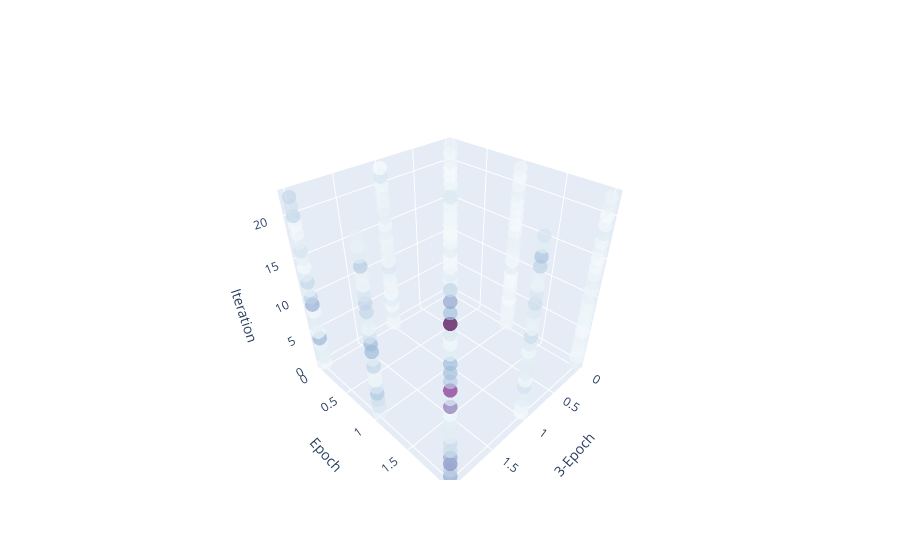

Source (notebook cell):
### Code cell
plot_tensor(errors.cpu(), ["3-Epoch", "Epoch", "Iteration"])

### Figure 1 — Plotly figure (JSON) as saved in the notebook; plotly's stock layout.template omitted (floating-point values rounded to 4 significant figures; data arrays with more than 128 entries replaced by an {"elided": "..."} marker saying what was removed)
{"data": [{"marker": {"color": {"elided": "207 float values"}, "colorscale": [[0, "rgb(247,252,253)"], [0.125, "rgb(224,236,244)"], [0.25, "rgb(191,211,230)"], [0.375, "rgb(158,188,218)"], [0.5, "rgb(140,150,198)"], [0.625, "rgb(140,107,177)"], [0.75, "rgb(136,65,157)"], [0.875, "rgb(129,15,124)"], [1, "rgb(77,0,75)"]], "opacity": 0.7, "size": 5}, "mode": "markers", "type": "scatter3d", "x": {"elided": "207 int values"}, "y": {"elided": "207 int values"}, "z": {"elided": "207 int values"}}], "layout": {"scene": {"xaxis": {"title": {"text": "3-Epoch"}}, "yaxis": {"title": {"text": "Epoch"}}, "zaxis": {"title": {"text": "Iteration"}}}}}
